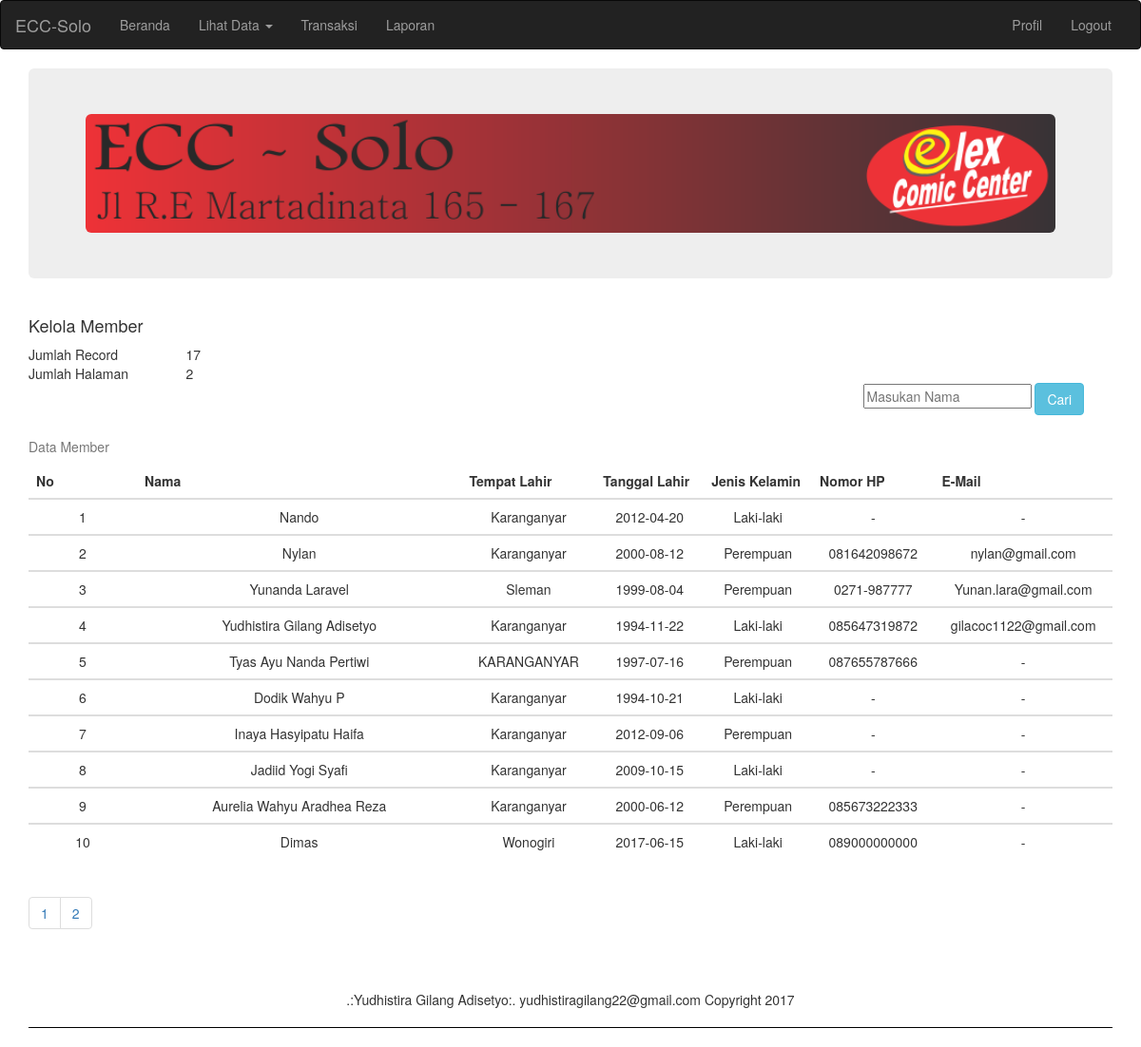
/kasir/member.php (signed in), run on the app's committed database.
### tables this page shows
CREATE TABLE `member` (
  `IdMember` varchar(11) NOT NULL,
  `Nama` varchar(50) NOT NULL,
  `TempatLahir` varchar(50) NOT NULL,
  `TanggalLahir` date NOT NULL,
  `JenisKelamin` varchar(15) NOT NULL,
  `NoHp` varchar(13) NOT NULL,
  `AlamatRumah` text NOT NULL,
  `TeleponRumah` varchar(13) NOT NULL,
  `AlamatKantor` text NOT NULL,
  `TeleponKantor` varchar(13) NOT NULL,
  `Email` varchar(50) NOT NULL,
  `status` varchar(20) NOT NULL
);

### kasir/member.php (the view, shortened to what this page needs)
<?php
	  include'../config.php';
	$DATA = "SELECT COUNT(IdMember) FROM member";
	$jumlah = mysqli_query($mysqli, $DATA);
	$row = mysqli_fetch_row($jumlah);
	$rows = $row[0];
	$page_rows = 10;
	$halaman=ceil($rows / $page_rows);
	$page = (isset($_GET['page'])) ? (int)$_GET['page'] : 1;
	$start = ($page > 1) ? ($page * $page_rows) - $page_rows : 0;
	$no=$start + 1;
?>
<!DOCTYPE html>
<html lang="en">
<head>
  <link rel="stylesheet" href="../css/bootstrap.min.css">
  <link rel="stylesheet" href="../js/jquery-ui/jquery-ui.css">
</head>
<body>
<nav class="navbar navbar-inverse">
  <div class="container-fluid">
    <div class="navbar-header">
      <a class="navbar-brand" href="index.php">ECC-Solo</a>
    </div>
    <div class="collapse navbar-collapse" id="myNavbar">
      <ul class="nav navbar-nav">
        <li><a href="index.php">Beranda</a></li>
		<li class="dropdown">
			     <a class="dropdown-toggle" data-toggle="dropdown" href="#">Lihat Data <span class="caret"></span></a>
		</li>
		<li><a href="penjualan.php">Transaksi</a></li>
		<li><a href="laporanjual.php">Laporan</a></li>
      </ul>
	  <ul class="nav navbar-nav navbar-right">
	  	<li><a href="profil.php">Profil</a></li>
		<li><a href="logout.php"><span class=""></span> Logout</a></li>
	  </ul>
    </div>
  </div>
</nav>
 <div class="container">
  	<div class="jumbotron">
  		<img src="../gambar/logo.png" class="img-rounded" alt="Lights" style="width:100%">
 	</div>
	<div class="row">
		<div class="col-md-12">
			<h4>Kelola Member</h4>
		</div>
	</div>
	<div class="row">
		<div class="col-md-12">
				<table class="col-md-2" border="0">
					<tr>
						<td>Jumlah Record</td>
						<td><?php echo $rows; ?></td>
					</tr>
					<tr>
						<td>Jumlah Halaman</td>
						<td><?php echo $halaman; ?></td>
					</tr>
				</table>
			</div>
			<div class="col-md-3 col-md-offset-9">
				<form role="form" action="cari_actm.php" method="GET">
				<div class="form-group">
					<input type="text" name="cari" placeholder="Masukan Nama">
					<button name="BtnCari" type="submit" class="btn btn-info">Cari</button>
				</div>
				</form>
			</div>
	</div>
	<div class="row">
		<div class="col-md-12">
			<div class="table-responsive">
				<table class="table table-hover">
				<thead>
				<th class="col-sm-1">No</th>
				<th class="col-sm-3">Nama</th>
				<th class="col-sm-1">Tempat Lahir</th>
				<th class="col-sm-1">Tanggal Lahir</th>
				<th class="col-sm-1">Jenis Kelamin</th>
				<th class="col-sm-1">Nomor HP</th>
				<th class="col-sm-1">E-Mail</th>
				</thead>
				<caption>Data Member</caption>
				<?php
			if (isset($_GET['cari'])){
				$cari=mysql_real_escape_string($_GET['cari']);
				$Data="SELECT * FROM member WHERE Nama LIKE '%$cari%'";
				$result= $mysqli->query($Data);
			}else{
				$Data="SELECT * FROM member LIMIT $start, $page_rows";
				$result= $mysqli->query($Data);
			}
				if ($result->num_rows > 0) {
					while($b=$result->fetch_array()){
					echo'
						<tbody align="center">
							<tr>
								<td>'.$no++.'</td>
								<td hidden>'.$b['IdMember'].'</td>
								<td>'.$b['Nama'].'</td>
								<td>'.$b['TempatLahir'].'</td>
								<td>'.$b['TanggalLahir'].'</td>
								<td>'.$b['JenisKelamin'].'</td>
								<td>'.$b['NoHp'].'</td>
								<td hidden>'.$b['AlamatRumah'].'</td>
								<td hidden>'.$b['TeleponRumah'].'</td>
								<td hidden>'.$b['AlamatKantor'].'</td>
								<td hidden>'.$b['TeleponKantor'].'</td>
								<td>'.$b['Email'].'</td>
							</tr>
						</tbody>';
					}
				}
				?>
				</table>
				<ul class="pagination">
					<?php
					for($x=1;$x<=$halaman;$x++){
					echo"
					<li><a href='?page=  $x '>  $x </a></li>";
					}
					?>
				</ul>
			</div>
		</div>
	</div>
<div class="page-header">
		<p align="center">.:Yudhistira Gilang Adisetyo:. yudhistiragilang22@gmail.com Copyright 2017</p>
	</div>
</div>
</body>
</html>

### data on the page
member: Nama "Nando", TempatLahir "Karanganyar", TanggalLahir "2012-04-20", JenisKelamin "Laki-laki", NoHp "-", Email "-"
member: Nama "Nylan", TempatLahir "Karanganyar", TanggalLahir "2000-08-12", JenisKelamin "Perempuan", NoHp "081642098672", Email "nylan@gmail.com"
member: Nama "Yunanda Laravel", TempatLahir "Sleman", TanggalLahir "1999-08-04", JenisKelamin "Perempuan", NoHp "0271-987777", Email "Yunan.lara@gmail.com"
member: Nama "Yudhistira Gilang Adisetyo", TempatLahir "Karanganyar", TanggalLahir "1994-11-22", JenisKelamin "Laki-laki", NoHp "085647319872", Email "gilacoc1122@gmail.com"
member: Nama "Tyas Ayu Nanda Pertiwi", TempatLahir "KARANGANYAR", TanggalLahir "1997-07-16", JenisKelamin "Perempuan", NoHp "087655787666", Email "-"
member: Nama "Dodik Wahyu P", TempatLahir "Karanganyar", TanggalLahir "1994-10-21", JenisKelamin "Laki-laki", NoHp "-", Email "-"
member: Nama "Inaya Hasyipatu Haifa", TempatLahir "Karanganyar", TanggalLahir "2012-09-06", JenisKelamin "Perempuan", NoHp "-", Email "-"
member: Nama "Jadiid Yogi Syafi", TempatLahir "Karanganyar", TanggalLahir "2009-10-15", JenisKelamin "Laki-laki", NoHp "-", Email "-"
member: Nama "Aurelia Wahyu Aradhea Reza", TempatLahir "Karanganyar", TanggalLahir "2000-06-12", JenisKelamin "Perempuan", NoHp "085673222333", Email "-"
member: Nama "Dimas", TempatLahir "Wonogiri", TanggalLahir "2017-06-15", JenisKelamin "Laki-laki", NoHp "089000000000", Email "-"

### other printed values
$rows "17"
$halaman "2"
